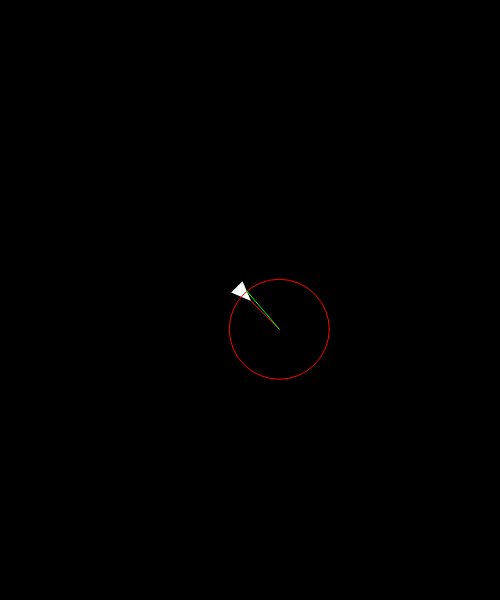
Frame 1 (no input)
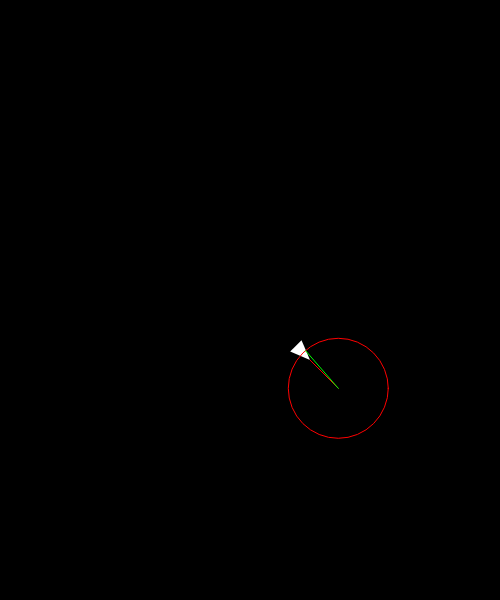
Frame 60 (no input)
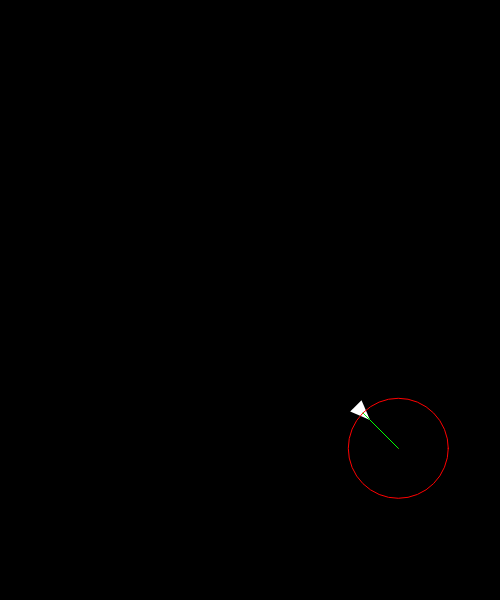
Frame 120 (the mouse pressed at the canvas centre since frame 60)

The p5.js sketch that drew these frames (run headless with seeded random() and noise() and a simulated clock; from frame 60 on, the mouse is pressed at the canvas centre):

// p5.js sketch
// ── sketch.js
"use strict"

var vehicles = [];

function setup() {
  createCanvas(500, 600);
  vehicles.push(new Vehicle(width / 2, height / 2));
}

function draw() {
  background(0);

  for (var i = 0; i < vehicles.length; i++) {
    var v = vehicles[i];
    var target = createVector(mouseX, mouseY);
    //v.seek(target);
    v.detect(target);
    v.update();
    v.checkEdges();
    v.display();
  }
}
// ── Vehicle.js
"use strict";
/*
一个圆，边缘是我们的vehicle，圆心是detectVector,//其实是速度的方向*predictdistance
vehicle到圆心的距离是predictdist
directionVecotr是检测到的target到detectvector的sub
*/
class Vehicle {
  constructor(x, y) {
    this.pos = createVector(x, y);
    this.vel = createVector(1,1);
    this.acc = createVector();
    this.angle = 0;

    this.maxDesiredVel = 1;
    this.maxSteerForce = 0.05;

    //to detect //HERE!!!!! 11/21
    this.detectVector = createVector();
    this.directionVector = createVector();
    this.predictDistance = 40;
    this.detectRadius = 50;
  }
  update() {
    this.vel.add(this.acc);
    this.pos.add(this.vel);
    this.acc.mult(0);
    this.angle = this.vel.heading();
  }
  detect(target) {
    this.detectVector = p5.Vector.mult(this.vel.copy().normalize(), this.predictDistance); //速度的方向 + 设定的检测距离
    var centerPos = p5.Vector.add(this.pos, this.detectVector);
    this.directionVector = p5.Vector.sub(target, centerPos);
    if (this.directionVector.mag() < this.detectRadius) {
      this.directionVector.setMag(this.detectRadius);
      this.directionVector.mult(-1);//相斥
      //this.seek(this.directionVector); WRONG!
      //要加上centerPos, 因为是从坐标（0，0）开始的
      var newTarget = p5.Vector.add(this.directionVector, centerPos);
      this.seek(newTarget);
    } else {
      this.directionVector.setMag(this.detectRadius);
    }

  }
  seek(target) {
    var desired = p5.Vector.sub(target, this.pos);
    desired.setMag(this.maxDesiredVel);
    var steer = p5.Vector.sub(desired, this.vel);
    steer.limit(this.maxSteerForce);
    this.applyForce(steer);
  }
  applyForce(force) {
    this.acc.add(force);
  }
  checkEdges() {
    if (this.pos.x < 0) {
      this.pos.x = width;
    } else if (this.pos.x > width) {
      this.pos.x = 0;
    }
    if (this.pos.y < 0) {
      this.pos.y = height;
    } else if (this.pos.y > height) {
      this.pos.y = 0;
    }
  }
  display() {
    push();
    translate(this.pos.x, this.pos.y);

    push();
    rotate(this.angle);
    noStroke();
    fill(255);
    triangle(0, 0, -20, 8, -20, -8);
    pop();

    //detecting
    noFill();
    stroke(255, 0, 0);
    line(0, 0, this.detectVector.x, this.detectVector.y); //red
    translate(this.detectVector.x, this.detectVector.y);
    ellipse(0, 0, this.detectRadius * 2, this.detectRadius * 2) //red
    stroke(0, 255, 0);
    line(0, 0, this.directionVector.x, this.directionVector.y); //green
    pop();
  }
}
